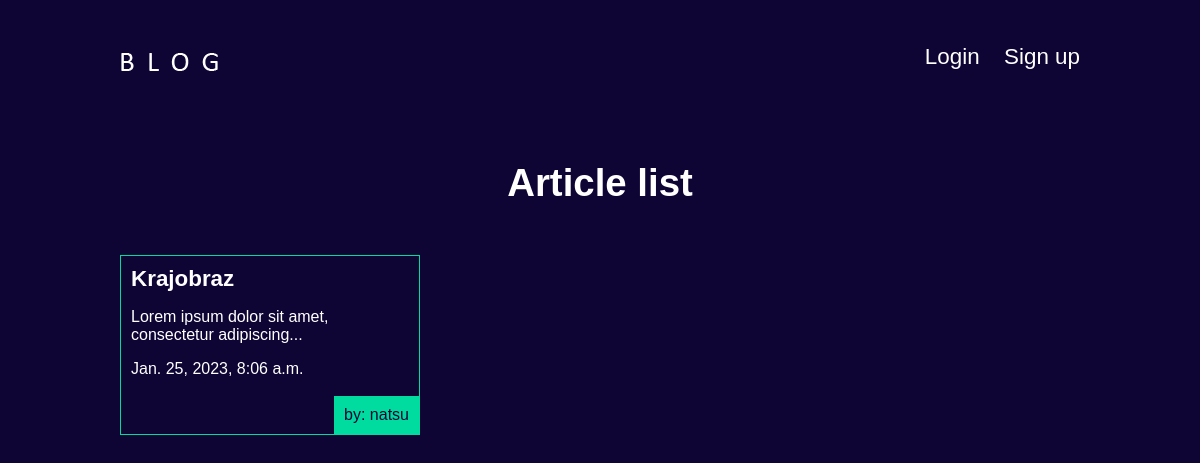
The app's page /articles/ with its own data.
### articles/models.py (models this page shows, shortened)
class Article(models.Model):
    title = models.CharField(max_length=100)
    slug = models.SlugField()
    body = models.TextField()
    date = models.DateTimeField(auto_now_add=True)
    thumb = models.ImageField(default='default.jpg', blank=True)
    author = models.ForeignKey(User, on_delete=models.CASCADE, default=None)
    def snippet(self):
        return self.body[:50]+'...'

### articles/views.py (the view)
# urls.py: path('', views.article_list, name='list'),
def article_list(request):
    articles = Article.objects.all().order_by('date')
    return render(request, 'articles/article_list.html', {'articles': articles})

### articles/templates/articles/article_list.html
{% extends 'base_layout.html' %}
{% block content %}
    <h1>Article list</h1>
    <div class="articles">
        {% for article in articles %}
            <div class = "article">
                <h2><a href="{% url 'articles:detail' article.slug %}">{{ article.title }}</a></h2>
                <p>{{article.snippet}}</p>
                <p>{{article.date}}</p>
                <p class="author">by: {{article.author}}</p>
            </div>
        {% endfor %}
    </div>
{% endblock %}

### assets/style.css (style rules this page uses)
body { background-color: #0f0535; }
body * { font-family: 'Calibri', sans-serif; color: #fff; }
h1, h2, h3, h4, h5, h6 { font-weight: 0; margin: 0; }
a, a:hover, a:visited { color: #fff; text-decoration: none; }
div.wrapper h1 { text-align: center; margin: 50px auto; font-size: 2.4em; }
.articles { display: grid; grid-template-columns: 1fr 1fr 1fr; grid-gap: 30px; }
.article { padding: 10px; border: 1px solid #00dba0;; position: relative; padding-bottom: 40px; }
.article h2 { font-size: 1.4em; }
.article .author { padding: 10px; background-color: #00dba0;; position: absolute; right: 0; bottom: 0; margin: 0; color: #0f0535; }

### records on screen
Article: title "Krajobraz", snippet "Lorem ipsum dolor sit amet, consectetur adipiscing...", date "Jan. 25, 2023, 8:06 a.m.", author "natsu"
